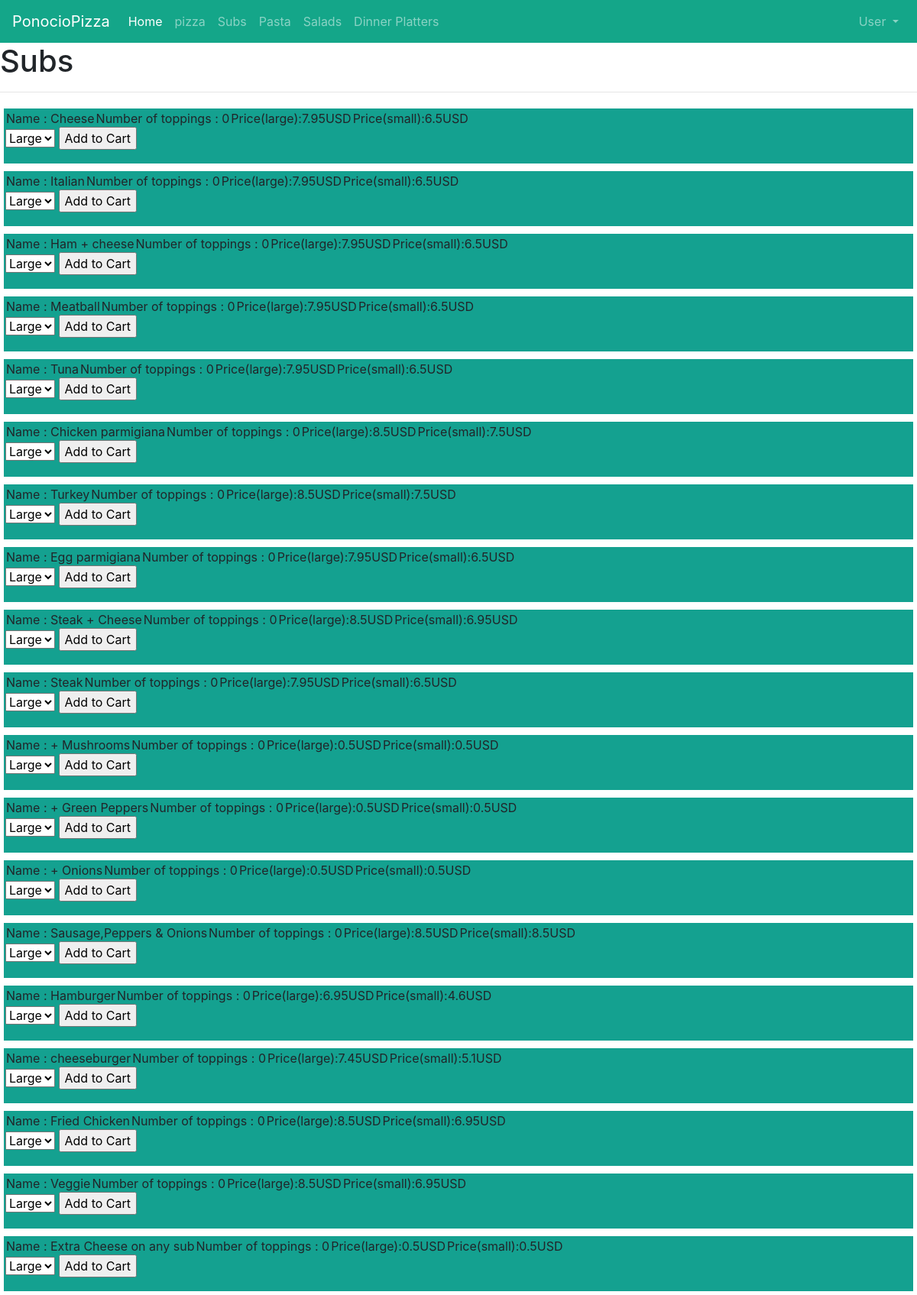
/Subs, run on the app's committed database.
### ponopiza/models.py (models this page shows, shortened)
class category(models.Model):
    name = models.CharField(max_length=64)
    def __str__(self):
        return( f"{self.name}")

class items(models.Model):
    itemsname = models.CharField(max_length=64)
    cat = models.ForeignKey(category,on_delete=models.CASCADE,related_name="itemslist")
    topngNO = models.IntegerField()
    small = models.FloatField()
    large = models.FloatField()

### ponopiza/views.py (the view)
# urls.py: path("<str:category_name>",views.menu,name="menu"),
def menu(request,category_name):
    try:
        catg=category.objects.get(name=category_name)
    except category.DoesNotExist:
        raise Http404("category doesnot exist")
    list=catg.itemslist.all()
    is_pizza=False
    if category_name=="pizza":
        is_pizza=True
    context={
    "itemlist":list,
    "category":catg,
    "groups":category.objects.all(),
    "category_name":category_name,
    "toppings":toppings.objects.all(),
    "is_pizza":is_pizza
    }
    return(render(request,"users/mainpage1.html",context))

### ponopiza/templates/users/mainpage1.html (shortened to what this page needs)
<DOCTYPE! html>
<html>
      <head>
          <link rel="stylesheet" href="https://stackpath.bootstrapcdn.com/bootstrap/4.5.0/css/bootstrap.min.css">
      </head>
      <body>
      <nav class="navbar navbar-expand-lg navbar-dark bg-h">
        <a class="navbar-brand" href="#">PonocioPizza</a>
    <div class="collapse navbar-collapse" id="navbarNavDropdown">
      <ul class="navbar-nav mr-auto">
        <li class="nav-item active">
          <a class="nav-link" href="#">Home <span class="sr-only">(current)</span></a>
        </li>
        {% for category in groups %}
        <li class="nav-item">
          <a class="nav-link" href="{% url 'menu' category %}" data-name={{category}}>{{category}}</a>
        </li>
        {% endfor %}
      </ul>
        <ul class="navbar-nav ml-auto">
        <li class="nav-item dropdown" style="">
          <a class="nav-link dropdown-toggle" href="#" id="navbarDropdownMenuLink" role="button" data-toggle="dropdown" aria-haspopup="true" aria-expanded="false">
            User
          </a>
        </li>
      </ul>
    </div>
  </nav>
  <div class="menu">
    <h1 class="catname">{{ category.name }}</h1>
    <hr>
    <div class="items">
      {% for item in itemlist %}
      <div class="itemsdiv">
        <table>
          <tr>
            <td>Name : {{ item.itemsname }}</td>
            <td>Number of toppings : {{ item.topngNO }}</td>
            <td>Price(large):{{ item.large }}USD</td>
            <td>Price(small):{{ item.small }}USD</td>
          </tr>
        </table>
          <form class="choice" action="{% url 'addtocart' item.itemsname %}" method="post">
            <select name="size">
              <option value="large">Large</option>
            </select>
            <input type="submit" value="Add to Cart">
          </form>
      </div>
      {% endfor %}
    </div>
  </div>
  </body>
  </html>

### ponopiza/templates/users/mainpage1.html (style rules this page uses)
.nav-link { padding-right:.5rem !important; padding-left: .5rem !important; }
.bg-h { background-color: #14a689; }
.itemsdiv { background-color: #14a190; border:5px solid white; padding:2px; }

### data on the page
category: name "pizza"
category: name "Subs"
category: name "Pasta"
category: name "Salads"
category: name "Dinner Platters"
items: itemsname "Cheese", topngNO "0", large "7.95", small "6.5"
items: itemsname "Italian", topngNO "0", large "7.95", small "6.5"
items: itemsname "Ham + cheese", topngNO "0", large "7.95", small "6.5"
items: itemsname "Meatball", topngNO "0", large "7.95", small "6.5"
items: itemsname "Tuna", topngNO "0", large "7.95", small "6.5"
items: itemsname "Chicken parmigiana", topngNO "0", large "8.5", small "7.5"
items: itemsname "Turkey", topngNO "0", large "8.5", small "7.5"
items: itemsname "Egg parmigiana", topngNO "0", large "7.95", small "6.5"
items: itemsname "Steak + Cheese", topngNO "0", large "8.5", small "6.95"
items: itemsname "Steak", topngNO "0", large "7.95", small "6.5"
items: itemsname "+ Mushrooms", topngNO "0", large "0.5", small "0.5"
items: itemsname "+ Green Peppers", topngNO "0", large "0.5", small "0.5"
items: itemsname "+ Onions", topngNO "0", large "0.5", small "0.5"
items: itemsname "Sausage,Peppers & Onions", topngNO "0", large "8.5", small "8.5"
items: itemsname "Hamburger", topngNO "0", large "6.95", small "4.6"
items: itemsname "cheeseburger", topngNO "0", large "7.45", small "5.1"
items: itemsname "Fried Chicken", topngNO "0", large "8.5", small "6.95"
items: itemsname "Veggie", topngNO "0", large "8.5", small "6.95"
items: itemsname "Extra Cheese on any sub", topngNO "0", large "0.5", small "0.5"
